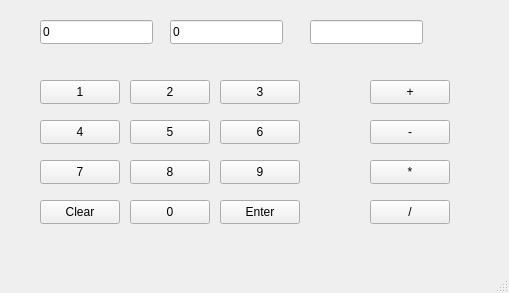
<?xml version="1.0" encoding="UTF-8"?>
<ui version="4.0">
 <class>MainWindow</class>
 <widget class="QMainWindow" name="MainWindow">
  <property name="geometry">
   <rect>
    <x>0</x>
    <y>0</y>
    <width>509</width>
    <height>293</height>
   </rect>
  </property>
  <property name="windowTitle">
   <string>MainWindow</string>
  </property>
  <widget class="QWidget" name="centralwidget">
   <widget class="QPushButton" name="pushButton">
    <property name="geometry">
     <rect>
      <x>40</x>
      <y>80</y>
      <width>80</width>
      <height>24</height>
     </rect>
    </property>
    <property name="text">
     <string>1</string>
    </property>
   </widget>
   <widget class="QPushButton" name="pushButton_2">
    <property name="geometry">
     <rect>
      <x>130</x>
      <y>80</y>
      <width>80</width>
      <height>24</height>
     </rect>
    </property>
    <property name="text">
     <string>2</string>
    </property>
   </widget>
   <widget class="QPushButton" name="pushButton_3">
    <property name="geometry">
     <rect>
      <x>220</x>
      <y>80</y>
      <width>80</width>
      <height>24</height>
     </rect>
    </property>
    <property name="text">
     <string>3</string>
    </property>
   </widget>
   <widget class="QLineEdit" name="Number1">
    <property name="geometry">
     <rect>
      <x>40</x>
      <y>20</y>
      <width>113</width>
      <height>24</height>
     </rect>
    </property>
    <property name="text">
     <string>0</string>
    </property>
   </widget>
   <widget class="QLineEdit" name="Number2">
    <property name="geometry">
     <rect>
      <x>170</x>
      <y>20</y>
      <width>113</width>
      <height>24</height>
     </rect>
    </property>
    <property name="text">
     <string>0</string>
    </property>
   </widget>
   <widget class="QLineEdit" name="Result">
    <property name="geometry">
     <rect>
      <x>310</x>
      <y>20</y>
      <width>113</width>
      <height>24</height>
     </rect>
    </property>
   </widget>
   <widget class="QPushButton" name="pushButton_4">
    <property name="geometry">
     <rect>
      <x>40</x>
      <y>120</y>
      <width>80</width>
      <height>24</height>
     </rect>
    </property>
    <property name="text">
     <string>4</string>
    </property>
   </widget>
   <widget class="QPushButton" name="pushButton_5">
    <property name="geometry">
     <rect>
      <x>130</x>
      <y>120</y>
      <width>80</width>
      <height>24</height>
     </rect>
    </property>
    <property name="text">
     <string>5</string>
    </property>
   </widget>
   <widget class="QPushButton" name="pushButton_6">
    <property name="geometry">
     <rect>
      <x>220</x>
      <y>120</y>
      <width>80</width>
      <height>24</height>
     </rect>
    </property>
    <property name="text">
     <string>6</string>
    </property>
   </widget>
   <widget class="QPushButton" name="pushButton_7">
    <property name="geometry">
     <rect>
      <x>40</x>
      <y>160</y>
      <width>80</width>
      <height>24</height>
     </rect>
    </property>
    <property name="text">
     <string>7</string>
    </property>
   </widget>
   <widget class="QPushButton" name="pushButton_8">
    <property name="geometry">
     <rect>
      <x>130</x>
      <y>160</y>
      <width>80</width>
      <height>24</height>
     </rect>
    </property>
    <property name="text">
     <string>8</string>
    </property>
   </widget>
   <widget class="QPushButton" name="pushButton_9">
    <property name="geometry">
     <rect>
      <x>220</x>
      <y>160</y>
      <width>80</width>
      <height>24</height>
     </rect>
    </property>
    <property name="text">
     <string>9</string>
    </property>
   </widget>
   <widget class="QPushButton" name="pushButton_10">
    <property name="geometry">
     <rect>
      <x>130</x>
      <y>200</y>
      <width>80</width>
      <height>24</height>
     </rect>
    </property>
    <property name="text">
     <string>0</string>
    </property>
   </widget>
   <widget class="QPushButton" name="pushButton_13">
    <property name="geometry">
     <rect>
      <x>370</x>
      <y>80</y>
      <width>80</width>
      <height>24</height>
     </rect>
    </property>
    <property name="text">
     <string>+</string>
    </property>
   </widget>
   <widget class="QPushButton" name="pushButton_14">
    <property name="geometry">
     <rect>
      <x>370</x>
      <y>120</y>
      <width>80</width>
      <height>24</height>
     </rect>
    </property>
    <property name="text">
     <string>-</string>
    </property>
   </widget>
   <widget class="QPushButton" name="pushButton_15">
    <property name="geometry">
     <rect>
      <x>370</x>
      <y>160</y>
      <width>80</width>
      <height>24</height>
     </rect>
    </property>
    <property name="text">
     <string>*</string>
    </property>
   </widget>
   <widget class="QPushButton" name="pushButton_16">
    <property name="geometry">
     <rect>
      <x>370</x>
      <y>200</y>
      <width>80</width>
      <height>24</height>
     </rect>
    </property>
    <property name="text">
     <string>/</string>
    </property>
   </widget>
   <widget class="QPushButton" name="pushButton_11">
    <property name="geometry">
     <rect>
      <x>40</x>
      <y>200</y>
      <width>80</width>
      <height>24</height>
     </rect>
    </property>
    <property name="text">
     <string>Clear</string>
    </property>
   </widget>
   <widget class="QPushButton" name="pushButton_12">
    <property name="geometry">
     <rect>
      <x>220</x>
      <y>200</y>
      <width>80</width>
      <height>24</height>
     </rect>
    </property>
    <property name="text">
     <string>Enter</string>
    </property>
   </widget>
  </widget>
  <widget class="QMenuBar" name="menubar">
   <property name="geometry">
    <rect>
     <x>0</x>
     <y>0</y>
     <width>509</width>
     <height>21</height>
    </rect>
   </property>
  </widget>
  <widget class="QStatusBar" name="statusbar"/>
 </widget>
 <resources/>
 <connections/>
</ui>
